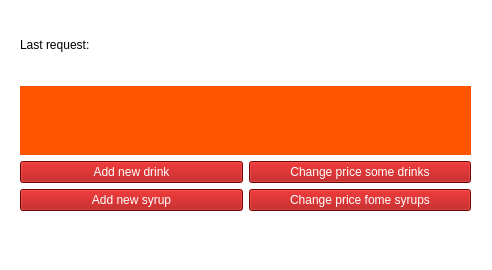
<?xml version="1.0" encoding="UTF-8"?>
<ui version="4.0">
 <class>CoffeeMachine</class>
 <widget class="QMainWindow" name="CoffeeMachine">
  <property name="enabled">
   <bool>true</bool>
  </property>
  <property name="geometry">
   <rect>
    <x>0</x>
    <y>0</y>
    <width>492</width>
    <height>270</height>
   </rect>
  </property>
  <property name="windowTitle">
   <string>CoffeeMachine</string>
  </property>
  <property name="styleSheet">
   <string notr="true">background-color:white
</string>
  </property>
  <widget class="QWidget" name="centralwidget">
   <widget class="QWidget" name="">
    <property name="geometry">
     <rect>
      <x>20</x>
      <y>10</y>
      <width>451</width>
      <height>201</height>
     </rect>
    </property>
    <layout class="QVBoxLayout" name="verticalLayout_3">
     <item>
      <widget class="QLabel" name="label">
       <property name="text">
        <string>Last request:</string>
       </property>
      </widget>
     </item>
     <item>
      <widget class="QLabel" name="lastRequestLabel">
       <property name="styleSheet">
        <string notr="true">background-color: rgb(255, 85, 0);</string>
       </property>
       <property name="text">
        <string/>
       </property>
      </widget>
     </item>
     <item>
      <layout class="QHBoxLayout" name="horizontalLayout">
       <item>
        <layout class="QVBoxLayout" name="verticalLayout">
         <item>
          <widget class="QPushButton" name="addNewDrinkButton">
           <property name="styleSheet">
            <string notr="true">background-color: rgb(170, 0, 0);
color: rgb(255, 255, 255);</string>
           </property>
           <property name="text">
            <string>Add new drink</string>
           </property>
          </widget>
         </item>
         <item>
          <widget class="QPushButton" name="addNewSyrupButton">
           <property name="styleSheet">
            <string notr="true">background-color: rgb(170, 0, 0);
color: rgb(255, 255, 255);</string>
           </property>
           <property name="text">
            <string>Add new syrup</string>
           </property>
          </widget>
         </item>
        </layout>
       </item>
       <item>
        <layout class="QVBoxLayout" name="verticalLayout_2">
         <item>
          <widget class="QPushButton" name="changePriceDrinksButton">
           <property name="styleSheet">
            <string notr="true">background-color: rgb(170, 0, 0);
color: rgb(255, 255, 255);</string>
           </property>
           <property name="text">
            <string>Change price some drinks</string>
           </property>
          </widget>
         </item>
         <item>
          <widget class="QPushButton" name="changePriceSyrupsButton">
           <property name="styleSheet">
            <string notr="true">background-color: rgb(170, 0, 0);
color: rgb(255, 255, 255);</string>
           </property>
           <property name="text">
            <string>Change price fome syrups</string>
           </property>
          </widget>
         </item>
        </layout>
       </item>
      </layout>
     </item>
    </layout>
   </widget>
  </widget>
  <widget class="QMenuBar" name="menubar">
   <property name="geometry">
    <rect>
     <x>0</x>
     <y>0</y>
     <width>492</width>
     <height>25</height>
    </rect>
   </property>
  </widget>
  <widget class="QStatusBar" name="statusbar"/>
 </widget>
 <resources/>
 <connections/>
</ui>
